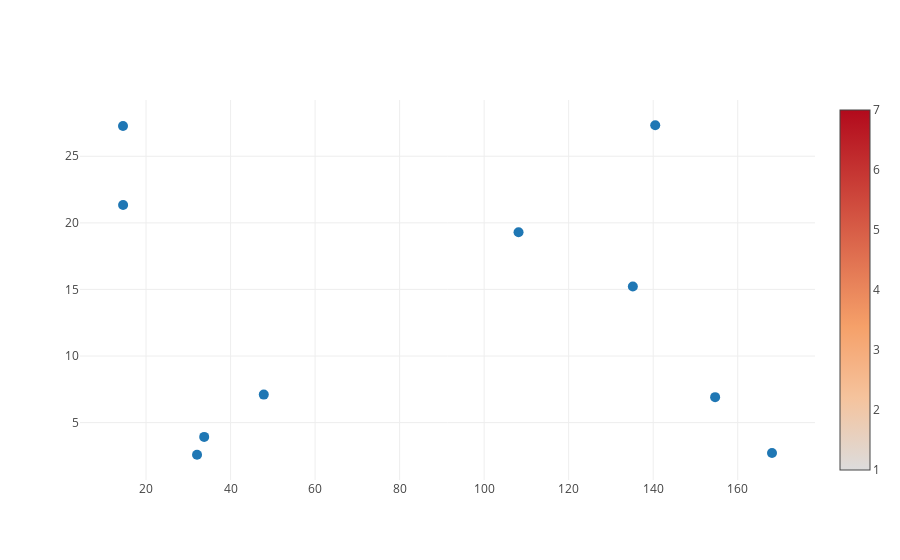

The notebook cell saved with this chart:
### Code cell
data_ = [
    {
        'y': new_data['Economy'],
        'x': new_data['Happy Scores'],
        'mode': 'markers',
        'marker': {
            'size': 10,
            'showscale': True
        },
        "text" :  new_data.Region
    }
]
iplot(data_)
plt.show()

### Figure 1 — Plotly figure (JSON) as saved in the notebook; plotly's stock layout.template omitted (floating-point values rounded to 4 significant figures)
{"data": [{"marker": {"showscale": true, "size": 10}, "mode": "markers", "text": ["Western Europe", "North America", "Australia and New Zealand", "Middle East and Northern Africa", "Latin America and Caribbean", "Southeastern Asia", "Central and Eastern Europe", "Eastern Asia", "Sub-Saharan Africa", "Southern Asia"], "type": "scatter", "uid": "bfe575a1-c256-496e-a049-b21625d31eef", "x": [140.5, 14.55, 14.57, 108.1, 135.2, 47.86, 154.7, 33.76, 168.1, 32.07], "y": [27.33, 27.27, 21.34, 19.29, 15.22, 7.101, 6.911, 3.923, 2.721, 2.584]}], "layout": {}}
